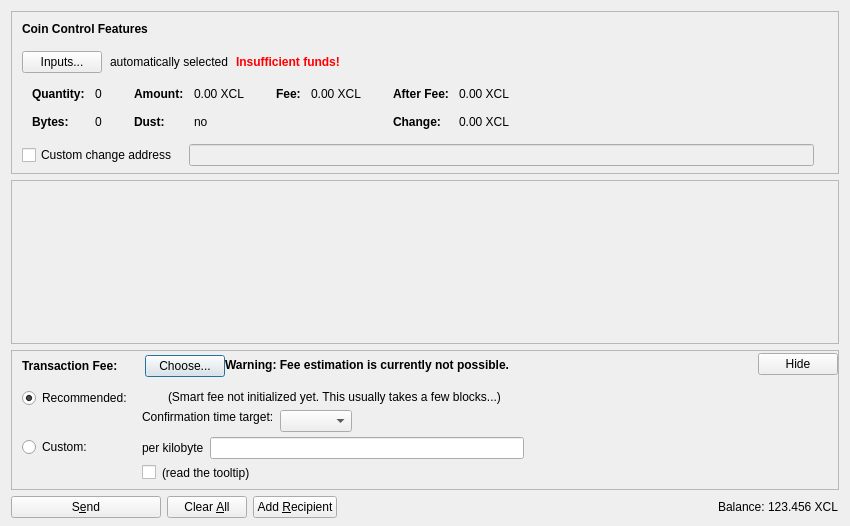
<?xml version="1.0" encoding="UTF-8"?>
<ui version="4.0">
 <class>SendCoinsDialog</class>
 <widget class="QDialog" name="SendCoinsDialog">
  <property name="geometry">
   <rect>
    <x>0</x>
    <y>0</y>
    <width>850</width>
    <height>526</height>
   </rect>
  </property>
  <property name="windowTitle">
   <string>Send Coins</string>
  </property>
  <layout class="QVBoxLayout" name="verticalLayout" stretch="0,1,0,0">
   <property name="bottomMargin">
    <number>8</number>
   </property>
   <item>
    <widget class="QFrame" name="frameCoinControl">
     <property name="sizePolicy">
      <sizepolicy hsizetype="Expanding" vsizetype="Expanding">
       <horstretch>0</horstretch>
       <verstretch>0</verstretch>
      </sizepolicy>
     </property>
     <property name="maximumSize">
      <size>
       <width>16777215</width>
       <height>16777215</height>
      </size>
     </property>
     <property name="frameShape">
      <enum>QFrame::StyledPanel</enum>
     </property>
     <property name="frameShadow">
      <enum>QFrame::Sunken</enum>
     </property>
     <layout class="QVBoxLayout" name="verticalLayoutCoinControl2">
      <property name="spacing">
       <number>0</number>
      </property>
      <property name="leftMargin">
       <number>0</number>
      </property>
      <property name="topMargin">
       <number>0</number>
      </property>
      <property name="rightMargin">
       <number>0</number>
      </property>
      <property name="bottomMargin">
       <number>6</number>
      </property>
      <item>
       <layout class="QVBoxLayout" name="verticalLayoutCoinControl" stretch="0,0,0,0,1">
        <property name="spacing">
         <number>0</number>
        </property>
        <property name="leftMargin">
         <number>10</number>
        </property>
        <property name="topMargin">
         <number>10</number>
        </property>
        <item>
         <layout class="QHBoxLayout" name="horizontalLayoutCoinControl1">
          <property name="bottomMargin">
           <number>15</number>
          </property>
          <item>
           <widget class="QLabel" name="labelCoinControlFeatures">
            <property name="sizePolicy">
             <sizepolicy hsizetype="Preferred" vsizetype="Maximum">
              <horstretch>0</horstretch>
              <verstretch>0</verstretch>
             </sizepolicy>
            </property>
            <property name="font">
             <font>
              <weight>75</weight>
              <bold>true</bold>
             </font>
            </property>
            <property name="styleSheet">
             <string notr="true">font-weight:bold;</string>
            </property>
            <property name="text">
             <string>Coin Control Features</string>
            </property>
           </widget>
          </item>
         </layout>
        </item>
        <item>
         <layout class="QHBoxLayout" name="horizontalLayoutCoinControl2" stretch="0,0,0,0">
          <property name="spacing">
           <number>8</number>
          </property>
          <property name="bottomMargin">
           <number>10</number>
          </property>
          <item>
           <widget class="QPushButton" name="pushButtonCoinControl">
            <property name="styleSheet">
             <string notr="true"/>
            </property>
            <property name="text">
             <string>Inputs...</string>
            </property>
            <property name="autoDefault">
             <bool>false</bool>
            </property>
           </widget>
          </item>
          <item>
           <widget class="QLabel" name="labelCoinControlAutomaticallySelected">
            <property name="text">
             <string>automatically selected</string>
            </property>
            <property name="margin">
             <number>5</number>
            </property>
           </widget>
          </item>
          <item>
           <widget class="QLabel" name="labelCoinControlInsuffFunds">
            <property name="font">
             <font>
              <weight>75</weight>
              <bold>true</bold>
             </font>
            </property>
            <property name="styleSheet">
             <string notr="true">color:red;font-weight:bold;</string>
            </property>
            <property name="text">
             <string>Insufficient funds!</string>
            </property>
            <property name="margin">
             <number>5</number>
            </property>
           </widget>
          </item>
          <item>
           <spacer name="horizontalSpacerCoinControl">
            <property name="orientation">
             <enum>Qt::Horizontal</enum>
            </property>
            <property name="sizeHint" stdset="0">
             <size>
              <width>40</width>
              <height>1</height>
             </size>
            </property>
           </spacer>
          </item>
         </layout>
        </item>
        <item>
         <widget class="QWidget" name="widgetCoinControl" native="true">
          <property name="sizePolicy">
           <sizepolicy hsizetype="Preferred" vsizetype="Preferred">
            <horstretch>0</horstretch>
            <verstretch>0</verstretch>
           </sizepolicy>
          </property>
          <property name="minimumSize">
           <size>
            <width>0</width>
            <height>0</height>
           </size>
          </property>
          <property name="styleSheet">
           <string notr="true"/>
          </property>
          <layout class="QHBoxLayout" name="horizontalLayoutCoinControl5">
           <property name="leftMargin">
            <number>0</number>
           </property>
           <property name="topMargin">
            <number>0</number>
           </property>
           <property name="rightMargin">
            <number>0</number>
           </property>
           <property name="bottomMargin">
            <number>0</number>
           </property>
           <item>
            <layout class="QHBoxLayout" name="horizontalLayoutCoinControl3" stretch="0,0,0,1">
             <property name="spacing">
              <number>20</number>
             </property>
             <property name="topMargin">
              <number>0</number>
             </property>
             <property name="bottomMargin">
              <number>10</number>
             </property>
             <item>
              <layout class="QFormLayout" name="formLayoutCoinControl1">
               <property name="horizontalSpacing">
                <number>10</number>
               </property>
               <property name="verticalSpacing">
                <number>14</number>
               </property>
               <property name="leftMargin">
                <number>10</number>
               </property>
               <property name="topMargin">
                <number>4</number>
               </property>
               <property name="rightMargin">
                <number>6</number>
               </property>
               <item row="0" column="0">
                <widget class="QLabel" name="labelCoinControlQuantityText">
                 <property name="font">
                  <font>
                   <weight>75</weight>
                   <bold>true</bold>
                  </font>
                 </property>
                 <property name="text">
                  <string>Quantity:</string>
                 </property>
                 <property name="margin">
                  <number>0</number>
                 </property>
                </widget>
               </item>
               <item row="0" column="1">
                <widget class="QLabel" name="labelCoinControlQuantity">
                 <property name="cursor">
                  <cursorShape>IBeamCursor</cursorShape>
                 </property>
                 <property name="contextMenuPolicy">
                  <enum>Qt::ActionsContextMenu</enum>
                 </property>
                 <property name="text">
                  <string notr="true">0</string>
                 </property>
                 <property name="margin">
                  <number>0</number>
                 </property>
                 <property name="textInteractionFlags">
                  <set>Qt::LinksAccessibleByMouse|Qt::TextSelectableByKeyboard|Qt::TextSelectableByMouse</set>
                 </property>
                </widget>
               </item>
               <item row="1" column="0">
                <widget class="QLabel" name="labelCoinControlBytesText">
                 <property name="font">
                  <font>
                   <weight>75</weight>
                   <bold>true</bold>
                  </font>
                 </property>
                 <property name="text">
                  <string>Bytes:</string>
                 </property>
                </widget>
               </item>
               <item row="1" column="1">
                <widget class="QLabel" name="labelCoinControlBytes">
                 <property name="cursor">
                  <cursorShape>IBeamCursor</cursorShape>
                 </property>
                 <property name="contextMenuPolicy">
                  <enum>Qt::ActionsContextMenu</enum>
                 </property>
                 <property name="text">
                  <string notr="true">0</string>
                 </property>
                 <property name="textInteractionFlags">
                  <set>Qt::LinksAccessibleByMouse|Qt::TextSelectableByKeyboard|Qt::TextSelectableByMouse</set>
                 </property>
                </widget>
               </item>
              </layout>
             </item>
             <item>
              <layout class="QFormLayout" name="formLayoutCoinControl2">
               <property name="horizontalSpacing">
                <number>10</number>
               </property>
               <property name="verticalSpacing">
                <number>14</number>
               </property>
               <property name="leftMargin">
                <number>6</number>
               </property>
               <property name="topMargin">
                <number>4</number>
               </property>
               <property name="rightMargin">
                <number>6</number>
               </property>
               <item row="0" column="0">
                <widget class="QLabel" name="labelCoinControlAmountText">
                 <property name="font">
                  <font>
                   <weight>75</weight>
                   <bold>true</bold>
                  </font>
                 </property>
                 <property name="text">
                  <string>Amount:</string>
                 </property>
                 <property name="margin">
                  <number>0</number>
                 </property>
                </widget>
               </item>
               <item row="0" column="1">
                <widget class="QLabel" name="labelCoinControlAmount">
                 <property name="cursor">
                  <cursorShape>IBeamCursor</cursorShape>
                 </property>
                 <property name="contextMenuPolicy">
                  <enum>Qt::ActionsContextMenu</enum>
                 </property>
                 <property name="text">
                  <string notr="true">0.00 XCL</string>
                 </property>
                 <property name="textInteractionFlags">
                  <set>Qt::LinksAccessibleByMouse|Qt::TextSelectableByKeyboard|Qt::TextSelectableByMouse</set>
                 </property>
                </widget>
               </item>
               <item row="1" column="0">
                <widget class="QLabel" name="labelCoinControlLowOutputText">
                 <property name="font">
                  <font>
                   <weight>75</weight>
                   <bold>true</bold>
                  </font>
                 </property>
                 <property name="text">
                  <string>Dust:</string>
                 </property>
                </widget>
               </item>
               <item row="1" column="1">
                <widget class="QLabel" name="labelCoinControlLowOutput">
                 <property name="cursor">
                  <cursorShape>IBeamCursor</cursorShape>
                 </property>
                 <property name="contextMenuPolicy">
                  <enum>Qt::ActionsContextMenu</enum>
                 </property>
                 <property name="text">
                  <string notr="true">no</string>
                 </property>
                 <property name="textInteractionFlags">
                  <set>Qt::LinksAccessibleByMouse|Qt::TextSelectableByKeyboard|Qt::TextSelectableByMouse</set>
                 </property>
                </widget>
               </item>
              </layout>
             </item>
             <item>
              <layout class="QFormLayout" name="formLayoutCoinControl3">
               <property name="horizontalSpacing">
                <number>10</number>
               </property>
               <property name="verticalSpacing">
                <number>14</number>
               </property>
               <property name="leftMargin">
                <number>6</number>
               </property>
               <property name="topMargin">
                <number>4</number>
               </property>
               <property name="rightMargin">
                <number>6</number>
               </property>
               <item row="0" column="0">
                <widget class="QLabel" name="labelCoinControlFeeText">
                 <property name="font">
                  <font>
                   <weight>75</weight>
                   <bold>true</bold>
                  </font>
                 </property>
                 <property name="text">
                  <string>Fee:</string>
                 </property>
                 <property name="margin">
                  <number>0</number>
                 </property>
                </widget>
               </item>
               <item row="0" column="1">
                <widget class="QLabel" name="labelCoinControlFee">
                 <property name="cursor">
                  <cursorShape>IBeamCursor</cursorShape>
                 </property>
                 <property name="contextMenuPolicy">
                  <enum>Qt::ActionsContextMenu</enum>
                 </property>
                 <property name="text">
                  <string notr="true">0.00 XCL</string>
                 </property>
                 <property name="textInteractionFlags">
                  <set>Qt::LinksAccessibleByMouse|Qt::TextSelectableByKeyboard|Qt::TextSelectableByMouse</set>
                 </property>
                </widget>
               </item>
              </layout>
             </item>
             <item>
              <layout class="QFormLayout" name="formLayoutCoinControl4">
               <property name="horizontalSpacing">
                <number>10</number>
               </property>
               <property name="verticalSpacing">
                <number>14</number>
               </property>
               <property name="leftMargin">
                <number>6</number>
               </property>
               <property name="topMargin">
                <number>4</number>
               </property>
               <property name="rightMargin">
                <number>6</number>
               </property>
               <item row="0" column="0">
                <widget class="QLabel" name="labelCoinControlAfterFeeText">
                 <property name="font">
                  <font>
                   <weight>75</weight>
                   <bold>true</bold>
                  </font>
                 </property>
                 <property name="text">
                  <string>After Fee:</string>
                 </property>
                 <property name="margin">
                  <number>0</number>
                 </property>
                </widget>
               </item>
               <item row="0" column="1">
                <widget class="QLabel" name="labelCoinControlAfterFee">
                 <property name="cursor">
                  <cursorShape>IBeamCursor</cursorShape>
                 </property>
                 <property name="contextMenuPolicy">
                  <enum>Qt::ActionsContextMenu</enum>
                 </property>
                 <property name="text">
                  <string notr="true">0.00 XCL</string>
                 </property>
                 <property name="textInteractionFlags">
                  <set>Qt::LinksAccessibleByMouse|Qt::TextSelectableByKeyboard|Qt::TextSelectableByMouse</set>
                 </property>
                </widget>
               </item>
               <item row="1" column="0">
                <widget class="QLabel" name="labelCoinControlChangeText">
                 <property name="font">
                  <font>
                   <weight>75</weight>
                   <bold>true</bold>
                  </font>
                 </property>
                 <property name="text">
                  <string>Change:</string>
                 </property>
                </widget>
               </item>
               <item row="1" column="1">
                <widget class="QLabel" name="labelCoinControlChange">
                 <property name="cursor">
                  <cursorShape>IBeamCursor</cursorShape>
                 </property>
                 <property name="contextMenuPolicy">
                  <enum>Qt::ActionsContextMenu</enum>
                 </property>
                 <property name="text">
                  <string notr="true">0.00 XCL</string>
                 </property>
                 <property name="textInteractionFlags">
                  <set>Qt::LinksAccessibleByMouse|Qt::TextSelectableByKeyboard|Qt::TextSelectableByMouse</set>
                 </property>
                </widget>
               </item>
              </layout>
             </item>
            </layout>
           </item>
          </layout>
         </widget>
        </item>
        <item>
         <layout class="QHBoxLayout" name="horizontalLayoutCoinControl4" stretch="0,0,0">
          <property name="spacing">
           <number>12</number>
          </property>
          <property name="sizeConstraint">
           <enum>QLayout::SetDefaultConstraint</enum>
          </property>
          <property name="topMargin">
           <number>5</number>
          </property>
          <property name="rightMargin">
           <number>5</number>
          </property>
          <item>
           <widget class="QCheckBox" name="checkBoxCoinControlChange">
            <property name="toolTip">
             <string>If this is activated, but the change address is empty or invalid, change will be sent to a newly generated address.</string>
            </property>
            <property name="text">
             <string>Custom change address</string>
            </property>
           </widget>
          </item>
          <item>
           <widget class="QValidatedLineEdit" name="lineEditCoinControlChange">
            <property name="enabled">
             <bool>false</bool>
            </property>
            <property name="sizePolicy">
             <sizepolicy hsizetype="Expanding" vsizetype="Fixed">
              <horstretch>0</horstretch>
              <verstretch>0</verstretch>
             </sizepolicy>
            </property>
           </widget>
          </item>
          <item>
           <widget class="QLabel" name="labelCoinControlChangeLabel">
            <property name="sizePolicy">
             <sizepolicy hsizetype="Preferred" vsizetype="Expanding">
              <horstretch>0</horstretch>
              <verstretch>0</verstretch>
             </sizepolicy>
            </property>
            <property name="minimumSize">
             <size>
              <width>0</width>
              <height>0</height>
             </size>
            </property>
            <property name="text">
             <string/>
            </property>
            <property name="margin">
             <number>3</number>
            </property>
           </widget>
          </item>
         </layout>
        </item>
        <item>
         <spacer name="verticalSpacerCoinControl">
          <property name="orientation">
           <enum>Qt::Vertical</enum>
          </property>
          <property name="sizeHint" stdset="0">
           <size>
            <width>800</width>
            <height>1</height>
           </size>
          </property>
         </spacer>
        </item>
       </layout>
      </item>
     </layout>
    </widget>
   </item>
   <item>
    <widget class="QScrollArea" name="scrollArea">
     <property name="widgetResizable">
      <bool>true</bool>
     </property>
     <widget class="QWidget" name="scrollAreaWidgetContents">
      <property name="geometry">
       <rect>
        <x>0</x>
        <y>0</y>
        <width>830</width>
        <height>104</height>
       </rect>
      </property>
      <layout class="QVBoxLayout" name="verticalLayout_2" stretch="0,1">
       <property name="leftMargin">
        <number>0</number>
       </property>
       <property name="topMargin">
        <number>0</number>
       </property>
       <property name="rightMargin">
        <number>0</number>
       </property>
       <property name="bottomMargin">
        <number>0</number>
       </property>
       <item>
        <layout class="QVBoxLayout" name="entries">
         <property name="spacing">
          <number>6</number>
         </property>
        </layout>
       </item>
       <item>
        <spacer name="verticalSpacer">
         <property name="orientation">
          <enum>Qt::Vertical</enum>
         </property>
         <property name="sizeHint" stdset="0">
          <size>
           <width>20</width>
           <height>40</height>
          </size>
         </property>
        </spacer>
       </item>
      </layout>
     </widget>
    </widget>
   </item>
   <item>
    <widget class="QFrame" name="frameFee">
     <property name="sizePolicy">
      <sizepolicy hsizetype="Expanding" vsizetype="Expanding">
       <horstretch>0</horstretch>
       <verstretch>0</verstretch>
      </sizepolicy>
     </property>
     <property name="maximumSize">
      <size>
       <width>16777215</width>
       <height>16777215</height>
      </size>
     </property>
     <property name="frameShape">
      <enum>QFrame::StyledPanel</enum>
     </property>
     <property name="frameShadow">
      <enum>QFrame::Sunken</enum>
     </property>
     <layout class="QVBoxLayout" name="verticalLayoutFee1">
      <property name="spacing">
       <number>0</number>
      </property>
      <property name="leftMargin">
       <number>0</number>
      </property>
      <property name="topMargin">
       <number>0</number>
      </property>
      <property name="rightMargin">
       <number>0</number>
      </property>
      <property name="bottomMargin">
       <number>0</number>
      </property>
      <item>
       <layout class="QVBoxLayout" name="verticalLayoutFee2" stretch="0,0,0">
        <property name="spacing">
         <number>0</number>
        </property>
        <property name="leftMargin">
         <number>10</number>
        </property>
        <property name="topMargin">
         <number>0</number>
        </property>
        <item>
         <layout class="QHBoxLayout" name="horizontalLayoutFee1">
          <property name="bottomMargin">
           <number>0</number>
          </property>
          <item>
           <layout class="QVBoxLayout" name="verticalLayoutFee7">
            <property name="spacing">
             <number>0</number>
            </property>
            <item>
             <spacer name="verticalSpacerSmartFee">
              <property name="orientation">
               <enum>Qt::Vertical</enum>
              </property>
              <property name="sizeType">
               <enum>QSizePolicy::Fixed</enum>
              </property>
              <property name="sizeHint" stdset="0">
               <size>
                <width>1</width>
                <height>4</height>
               </size>
              </property>
             </spacer>
            </item>
            <item>
             <layout class="QHBoxLayout" name="horizontalLayoutSmartFee">
              <property name="spacing">
               <number>10</number>
              </property>
              <item>
               <widget class="QLabel" name="labelFeeHeadline">
                <property name="sizePolicy">
                 <sizepolicy hsizetype="Preferred" vsizetype="Maximum">
                  <horstretch>0</horstretch>
                  <verstretch>0</verstretch>
                 </sizepolicy>
                </property>
                <property name="font">
                 <font>
                  <weight>75</weight>
                  <bold>true</bold>
                 </font>
                </property>
                <property name="styleSheet">
                 <string notr="true">font-weight:bold;</string>
                </property>
                <property name="text">
                 <string>Transaction Fee:</string>
                </property>
               </widget>
              </item>
              <item>
               <widget class="QLabel" name="labelFeeMinimized">
                <property name="text">
                 <string/>
                </property>
               </widget>
              </item>
              <item>
               <widget class="QPushButton" name="buttonChooseFee">
                <property name="text">
                 <string>Choose...</string>
                </property>
               </widget>
              </item>
             </layout>
            </item>
            <item>
             <spacer name="verticalSpacer_5">
              <property name="orientation">
               <enum>Qt::Vertical</enum>
              </property>
              <property name="sizeHint" stdset="0">
               <size>
                <width>1</width>
                <height>1</height>
               </size>
              </property>
             </spacer>
            </item>
           </layout>
          </item>
          <item>
           <widget class="QLabel" name="fallbackFeeWarningLabel">
            <property name="toolTip">
             <string>Using the fallbackfee can result in sending a transaction that will take several hours or days (or never) to confirm. Consider choosing your fee manually or wait until you have validated the complete chain.</string>
            </property>
            <property name="font">
            <font>
                <weight>75</weight>
                <bold>true</bold>
            </font>
            </property>
            <property name="text">
             <string>Warning: Fee estimation is currently not possible.</string>
            </property>
            <property name="wordWrap">
             <bool>false</bool>
            </property>
           </widget>
          </item>
          <item>
           <spacer name="horizontalSpacer_4">
            <property name="orientation">
             <enum>Qt::Horizontal</enum>
            </property>
            <property name="sizeType">
             <enum>QSizePolicy::MinimumExpanding</enum>
            </property>
            <property name="sizeHint" stdset="0">
             <size>
              <width>40</width>
              <height>20</height>
             </size>
            </property>
           </spacer>
          </item>
          <item>
           <widget class="QPushButton" name="buttonMinimizeFee">
            <property name="toolTip">
             <string>collapse fee-settings</string>
            </property>
            <property name="text">
             <string>Hide</string>
            </property>
           </widget>
          </item>
         </layout>
        </item>
        <item>
         <widget class="QFrame" name="frameFeeSelection">
          <layout class="QVBoxLayout" name="verticalLayoutFee12">
           <property name="spacing">
            <number>0</number>
           </property>
           <property name="leftMargin">
            <number>0</number>
           </property>
           <property name="topMargin">
            <number>0</number>
           </property>
           <property name="rightMargin">
            <number>0</number>
           </property>
           <property name="bottomMargin">
            <number>0</number>
           </property>
           <item>
            <layout class="QGridLayout" name="gridLayoutFee">
             <property name="topMargin">
              <number>10</number>
             </property>
             <property name="bottomMargin">
              <number>4</number>
             </property>
             <property name="horizontalSpacing">
              <number>10</number>
             </property>
             <property name="verticalSpacing">
              <number>4</number>
             </property>
             <item row="1" column="1">
              <layout class="QVBoxLayout" name="verticalLayoutFee8">
               <property name="spacing">
                <number>6</number>
               </property>
               <item>
                <layout class="QHBoxLayout" name="horizontalLayoutFee13">
                 <item>
                  <widget class="QLabel" name="labelCustomPerKilobyte">
                   <property name="toolTip">
                    <string>Specify a custom fee per kB (1,000 bytes) of the transaction's virtual size.

Note:  Since the fee is calculated on a per-byte basis, a fee of "100 satoshis per kB" for a transaction size of 500 bytes (half of 1 kB) would ultimately yield a fee of only 50 satoshis.</string>
                   </property>
                   <property name="text">
                    <string>per kilobyte</string>
                   </property>
                  </widget>
                 </item>
                 <item>
                  <widget class="BitcoinAmountField" name="customFee"/>
                 </item>
                 <item>
                  <spacer name="horizontalSpacer_6">
                   <property name="orientation">
                    <enum>Qt::Horizontal</enum>
                   </property>
                   <property name="sizeHint" stdset="0">
                    <size>
                     <width>1</width>
                     <height>1</height>
                    </size>
                   </property>
                  </spacer>
                 </item>
                </layout>
               </item>
               <item>
                <layout class="QHBoxLayout" name="horizontalLayoutFee8">
                 <item>
                  <widget class="QCheckBox" name="checkBoxMinimumFee">
                   <property name="toolTip">
                    <string>Paying only the minimum fee is just fine as long as there is less transaction volume than space in the blocks. But be aware that this can end up in a never confirming transaction once there is more demand for xcelr transactions than the network can process.</string>
                   </property>
                   <property name="text">
                    <string/>
                   </property>
                  </widget>
                 </item>
                 <item>
                  <widget class="QLabel" name="labelMinFeeWarning">
                   <property name="enabled">
                    <bool>true</bool>
                   </property>
                   <property name="toolTip">
                    <string>Paying only the minimum fee is just fine as long as there is less transaction volume than space in the blocks. But be aware that this can end up in a never confirming transaction once there is more demand for xcelr transactions than the network can process.</string>
                   </property>
                   <property name="text">
                    <string>(read the tooltip)</string>
                   </property>
                   <property name="margin">
                    <number>5</number>
                   </property>
                  </widget>
                 </item>
                 <item>
                  <spacer name="horizontalSpacer_2">
                   <property name="orientation">
                    <enum>Qt::Horizontal</enum>
                   </property>
                   <property name="sizeHint" stdset="0">
                    <size>
                     <width>1</width>
                     <height>1</height>
                    </size>
                   </property>
                  </spacer>
                 </item>
                </layout>
               </item>
              </layout>
             </item>
             <item row="0" column="0">
              <layout class="QVBoxLayout" name="verticalLayoutFee4" stretch="0,1">
               <item>
                <widget class="QRadioButton" name="radioSmartFee">
                 <property name="text">
                  <string>Recommended:</string>
                 </property>
                 <property name="checked">
                  <bool>true</bool>
                 </property>
                 <attribute name="buttonGroup">
                  <string notr="true">groupFee</string>
                 </attribute>
                </widget>
               </item>
               <item>
                <spacer name="verticalSpacer_2">
                 <property name="orientation">
                  <enum>Qt::Vertical</enum>
                 </property>
                 <property name="sizeHint" stdset="0">
                  <size>
                   <width>1</width>
                   <height>1</height>
                  </size>
                 </property>
                </spacer>
               </item>
              </layout>
             </item>
             <item row="1" column="0">
              <layout class="QVBoxLayout" name="verticalLayoutFee9" stretch="0,1">
               <item>
                <widget class="QRadioButton" name="radioCustomFee">
                 <property name="text">
                  <string>Custom:</string>
                 </property>
                 <attribute name="buttonGroup">
                  <string notr="true">groupFee</string>
                 </attribute>
                </widget>
               </item>
               <item>
                <spacer name="verticalSpacer_6">
                 <property name="orientation">
                  <enum>Qt::Vertical</enum>
                 </property>
                 <property name="sizeHint" stdset="0">
                  <size>
                   <width>1</width>
                   <height>1</height>
                  </size>
                 </property>
                </spacer>
               </item>
              </layout>
             </item>
             <item row="0" column="1">
              <layout class="QVBoxLayout" name="verticalLayoutFee3" stretch="0,0,1">
               <property name="spacing">
                <number>6</number>
               </property>
               <property name="topMargin">
                <number>2</number>
               </property>
               <item>
                <layout class="QHBoxLayout" name="horizontalLayoutFee12">
                 <item>
                  <widget class="QLabel" name="labelSmartFee">
                   <property name="text">
                    <string/>
                   </property>
                   <property name="margin">
                    <number>2</number>
                   </property>
                  </widget>
                 </item>
                 <item>
                  <widget class="QLabel" name="labelFeeEstimation">
                   <property name="text">
                    <string/>
                   </property>
                  </widget>
                 </item>
                 <item>
                  <widget class="QLabel" name="labelSmartFee2">
                   <property name="text">
                    <string>(Smart fee not initialized yet. This usually takes a few blocks...)</string>
                   </property>
                   <property name="margin">
                    <number>2</number>
                   </property>
                  </widget>
                 </item>
                 <item>
                  <spacer name="horizontalSpacer_5">
                   <property name="orientation">
                    <enum>Qt::Horizontal</enum>
                   </property>
                   <property name="sizeHint" stdset="0">
                    <size>
                     <width>1</width>
                     <height>1</height>
                    </size>
                   </property>
                  </spacer>
                 </item>
                </layout>
               </item>
               <item>
                <layout class="QHBoxLayout" name="horizontalLayoutFee9">
                 <item>
                  <layout class="QVBoxLayout" name="verticalLayoutFee6">
                   <item>
                    <widget class="QLabel" name="labelSmartFee3">
                     <property name="text">
                      <string>Confirmation time target:</string>
                     </property>
                     <property name="margin">
                      <number>2</number>
                     </property>
                    </widget>
                   </item>
                   <item>
                    <spacer name="verticalSpacer_3">
                     <property name="orientation">
                      <enum>Qt::Vertical</enum>
                     </property>
                     <property name="sizeHint" stdset="0">
                      <size>
                       <width>1</width>
                       <height>1</height>
                      </size>
                     </property>
                    </spacer>
                   </item>
                  </layout>
                 </item>
                 <item>
                  <layout class="QVBoxLayout" name="verticalLayoutFee5">
                   <property name="rightMargin">
                    <number>30</number>
                   </property>
                   <item>
                    <layout class="QHBoxLayout" name="horizontalLayoutConfTarget">
                     <property name="bottomMargin">
                      <number>0</number>
                     </property>
                     <item>
                      <widget class="QComboBox" name="confTargetSelector"/>
                     </item>
                     <item>
                      <spacer name="horizontalSpacerConfTarget">
                       <property name="orientation">
                        <enum>Qt::Horizontal</enum>
                       </property>
                       <property name="sizeHint" stdset="0">
                        <size>
                         <width>40</width>
                         <height>20</height>
                        </size>
                       </property>
                      </spacer>
                     </item>
                    </layout>
                   </item>
                  </layout>
                 </item>
                </layout>
               </item>
               <item>
                <spacer name="verticalSpacer_4">
                 <property name="orientation">
                  <enum>Qt::Vertical</enum>
                 </property>
                 <property name="sizeHint" stdset="0">
                  <size>
                   <width>1</width>
                   <height>1</height>
                  </size>
                 </property>
                </spacer>
               </item>
              </layout>
             </item>
            </layout>
           </item>
          </layout>
         </widget>
        </item>
        <item>
         <spacer name="verticalSpacerFee">
          <property name="orientation">
           <enum>Qt::Vertical</enum>
          </property>
          <property name="sizeHint" stdset="0">
           <size>
            <width>40</width>
            <height>5</height>
           </size>
          </property>
         </spacer>
        </item>
       </layout>
      </item>
     </layout>
    </widget>
   </item>
   <item>
    <layout class="QHBoxLayout" name="horizontalLayout">
     <item>
      <widget class="QPushButton" name="sendButton">
       <property name="minimumSize">
        <size>
         <width>150</width>
         <height>0</height>
        </size>
       </property>
       <property name="toolTip">
        <string>Confirm the send action</string>
       </property>
       <property name="text">
        <string>S&amp;end</string>
       </property>
       <property name="icon">
        <iconset resource="../bitcoin.qrc">
         <normaloff>:/icons/send</normaloff>:/icons/send</iconset>
       </property>
       <property name="autoDefault">
        <bool>false</bool>
       </property>
       <property name="default">
        <bool>false</bool>
       </property>
      </widget>
     </item>
     <item>
      <widget class="QPushButton" name="clearButton">
       <property name="sizePolicy">
        <sizepolicy hsizetype="Minimum" vsizetype="Fixed">
         <horstretch>0</horstretch>
         <verstretch>0</verstretch>
        </sizepolicy>
       </property>
       <property name="toolTip">
        <string>Clear all fields of the form.</string>
       </property>
       <property name="text">
        <string>Clear &amp;All</string>
       </property>
       <property name="icon">
        <iconset resource="../bitcoin.qrc">
         <normaloff>:/icons/remove</normaloff>:/icons/remove</iconset>
       </property>
       <property name="autoDefault">
        <bool>false</bool>
       </property>
      </widget>
     </item>
     <item>
      <widget class="QPushButton" name="addButton">
       <property name="toolTip">
        <string>Send to multiple recipients at once</string>
       </property>
       <property name="text">
        <string>Add &amp;Recipient</string>
       </property>
       <property name="icon">
        <iconset resource="../bitcoin.qrc">
         <normaloff>:/icons/add</normaloff>:/icons/add</iconset>
       </property>
       <property name="autoDefault">
        <bool>false</bool>
       </property>
      </widget>
     </item>
     <item>
      <spacer name="horizontalSpacer">
       <property name="orientation">
        <enum>Qt::Horizontal</enum>
       </property>
       <property name="sizeHint" stdset="0">
        <size>
         <width>40</width>
         <height>20</height>
        </size>
       </property>
      </spacer>
     </item>
     <item>
      <layout class="QHBoxLayout" name="horizontalLayout_2">
       <property name="spacing">
        <number>3</number>
       </property>
       <item>
        <widget class="QLabel" name="label">
         <property name="sizePolicy">
          <sizepolicy hsizetype="Preferred" vsizetype="Fixed">
           <horstretch>0</horstretch>
           <verstretch>0</verstretch>
          </sizepolicy>
         </property>
         <property name="text">
          <string>Balance:</string>
         </property>
        </widget>
       </item>
       <item>
        <widget class="QLabel" name="labelBalance">
         <property name="sizePolicy">
          <sizepolicy hsizetype="Preferred" vsizetype="Fixed">
           <horstretch>0</horstretch>
           <verstretch>0</verstretch>
          </sizepolicy>
         </property>
         <property name="cursor">
          <cursorShape>IBeamCursor</cursorShape>
         </property>
         <property name="text">
          <string notr="true">123.456 XCL</string>
         </property>
         <property name="textInteractionFlags">
          <set>Qt::LinksAccessibleByMouse|Qt::TextSelectableByKeyboard|Qt::TextSelectableByMouse</set>
         </property>
        </widget>
       </item>
      </layout>
     </item>
    </layout>
   </item>
  </layout>
 </widget>
 <customwidgets>
  <customwidget>
   <class>QValidatedLineEdit</class>
   <extends>QLineEdit</extends>
   <header>qt/qvalidatedlineedit.h</header>
  </customwidget>
  <customwidget>
   <class>BitcoinAmountField</class>
   <extends>QLineEdit</extends>
   <header>qt/bitcoinamountfield.h</header>
   <container>1</container>
  </customwidget>
 </customwidgets>
 <resources>
  <include location="../bitcoin.qrc"/>
 </resources>
 <connections/>
 <buttongroups>
  <buttongroup name="groupFee"/>
 </buttongroups>
</ui>
